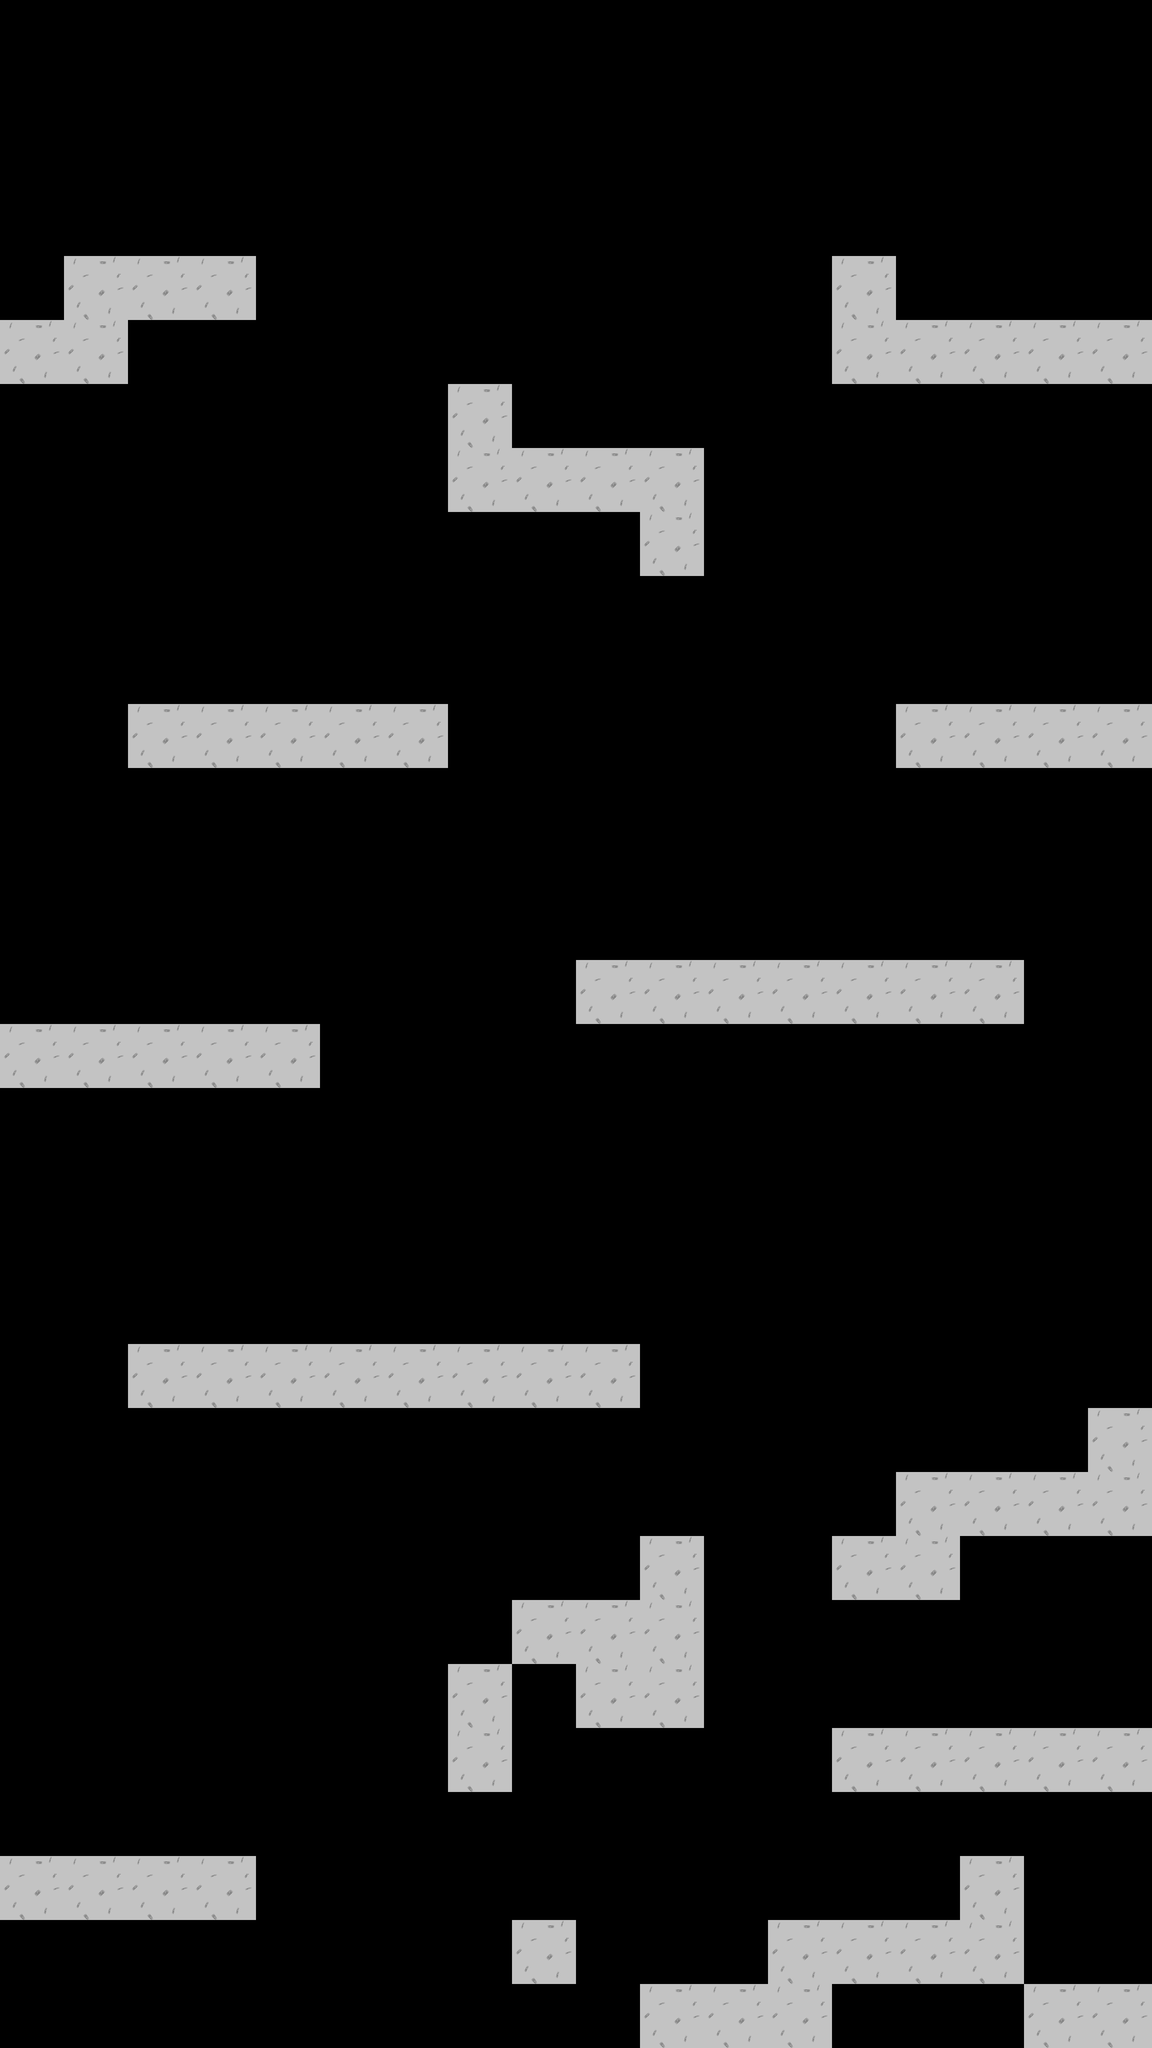

A level layout from a 2D game, rendered from its tile map. Below: a short description, then the map file with tile-grid data replaced by summaries:
An orthogonal 18x32 tile map with 144x144 px tiles, 1 tile layer (tiles), 3 tilesets and 28 objects (8x 1, 5x 2).

<map version="1.0" tiledversion="1.0.2" orientation="orthogonal" renderorder="right-down" width="18" height="32" tilewidth="144" tileheight="144" nextobjectid="63">
 <tileset firstgid="1" name="objects" tilewidth="144" tileheight="144" tilecount="6" columns="3">
  <image source="../../../graphics/tilesets/map_objects.png" width="432" height="288" />
 </tileset>
 <tileset firstgid="7" name="enemies" tilewidth="144" tileheight="144" tilecount="9" columns="3">
  <image source="../../../graphics/tilesets/anar_enemies.png" width="432" height="432" />
 </tileset>
 <tileset firstgid="16" name="tileset" tilewidth="144" tileheight="144" tilecount="18" columns="3">
  <image source="../../../graphics/tilesets/anar_tileset.png" width="432" height="864" />
 </tileset>
 <layer name="tiles" width="18" height="32">
  <data>[576 cells, 81 non-empty, 1 distinct tile ids]</data>
 </layer>
 <objectgroup name="enemies">
  <object id="35" type="1" gid="8" x="1444" y="2156" width="144" height="144" />
  <object id="36" type="1" gid="8" x="1740" y="2160" width="144" height="144" />
  <object id="37" type="1" gid="7" x="2020" y="2156" width="144" height="144" />
  <object id="38" type="2" gid="8" x="288" y="2304" width="144" height="144" />
  <object id="39" type="1" gid="8" x="288" y="576" width="144" height="144" />
  <object id="40" type="2" gid="8" x="576" y="3024" width="144" height="144" />
  <object id="41" type="2" gid="7" x="1008" y="3024" width="144" height="144" />
  <object id="42" type="2" gid="9" x="794.831" y="3020.58" width="144" height="144" />
  <object id="43" type="1" gid="9" x="2160" y="3312" width="144" height="144" />
  <object id="44" type="2" gid="9" x="2160" y="3888" width="144" height="144" />
  <object id="45" type="1" gid="10" x="1872" y="4320" width="144" height="144" />
  <object id="61" type="1" gid="7" x="436" y="1584" width="144" height="144" />
  <object id="62" type="1" gid="8" x="720" y="1584" width="144" height="144" />
 </objectgroup>
 <objectgroup name="objects">
  <object id="46" gid="6" x="2384" y="4462.34" width="144" height="144" />
  <object id="47" gid="6" x="0" y="2304" width="144" height="144" />
  <object id="48" gid="6" x="2448" y="720" width="144" height="144" />
  <object id="49" gid="5" x="4" y="728" width="144" height="144" />
  <object id="50" gid="4" x="2304" y="1584" width="144" height="144" />
  <object id="51" gid="4" x="1140" y="3892" width="144" height="144" />
  <object id="52" gid="4" x="1152" y="3920" width="144" height="144" />
  <object id="53" gid="4" x="1112" y="3936" width="144" height="144" />
  <object id="54" gid="4" x="1168" y="3896" width="144" height="144" />
  <object id="55" gid="4" x="1144" y="3872" width="144" height="144" />
  <object id="56" gid="4" x="2448" y="3168" width="144" height="144" />
  <object id="57" gid="4" x="288" y="3024" width="144" height="144" />
  <object id="58" gid="4" x="1156" y="1304" width="144" height="144" />
  <object id="59" gid="4" x="1284" y="1296" width="144" height="144" />
  <object id="60" gid="4" x="1308" y="1344" width="144" height="144" />
 </objectgroup>
</map>
